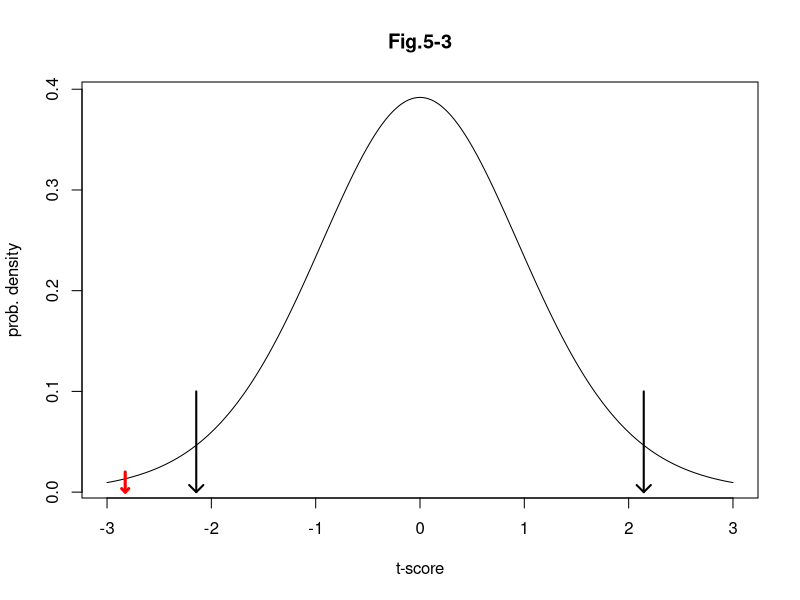
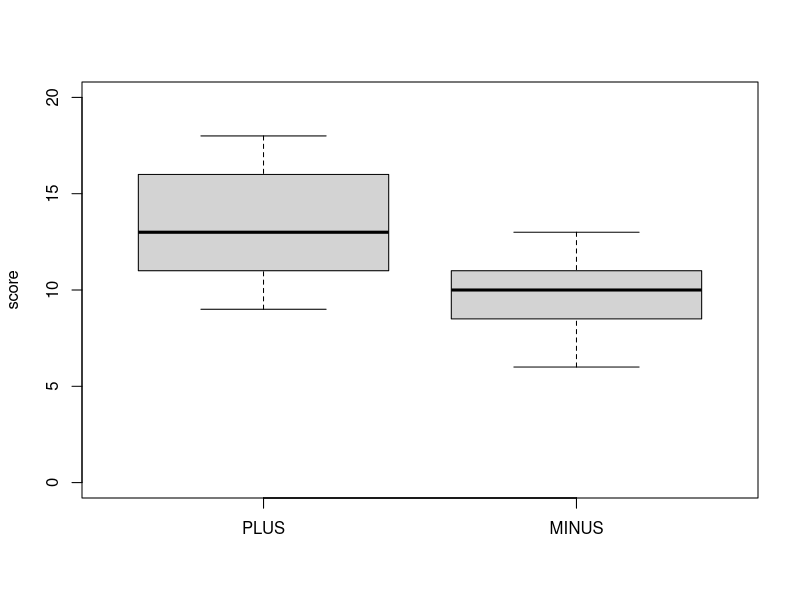

The R script that drew these images, in order:
## ---- chunk 1
knitr::opts_chunk$set(echo = TRUE)
library(knitr)
library(ggplot2)
## ---- chunk 2
# Ttest
# 演習問題5-2以外も、一応載せておきます
New <- c(2, 3, 6, 7, 4, 5, 6, 3)
Old <- c(5, 7, 5, 8, 9, 7, 7, 6)
t.test(New, Old, var=T)
## ---- chunk 3
# tTestの検算
mean_N <- mean(New)
mean_O <- mean(Old)
SS_N <- sum((New-mean_N) ^ 2)
SS_N
SS_O <- sum((Old-mean_O) ^ 2)
SS_O
sP2 <- (SS_N + SS_O) / (length(New) + length(Old) - 2)
sP2
SE_mean <- sqrt(sP2 * (length(New) + length(Old)) / (length(New) * length(Old)))
SE_mean
2.25 / SE_mean
## ---- chunk 4
# 図5.3の作図
t_s <- 2.25 / SE_mean

x <- seq(-3, 3, 0.01)
y <- dt(x, df = length(New) + length(Old) -2)
xaxis.t2.5 <- qt(0.975, df = length(New) + length(Old) - 2)
plot(x, y, type="l", xlab="t-score", ylab="prob. density", main="Fig.5-3")
arrows(-xaxis.t2.5, 0.1, -xaxis.t2.5, 0, angle=45, length=0.1, lwd=2)
arrows(xaxis.t2.5, 0.1, xaxis.t2.5, 0, angle=45, length=0.1, lwd=2)
arrows(-t_s, 0.02, -t_s, 0, angle=45, length=0.05, lwd=3, col="red")
## ---- chunk 5
# 演習5-2
# BOXPLOT
X1 <- c(12, 16, 11, 9, 18, 17, 14, 16, 10, 11)
X2 <- c(9, 10, 11, 8, 7, 9, 6, 10, 11, 13, 12)
boxplot(X1, X2, ylim=c(0, 20), ylab="score")
axis(labels=c("PLUS", "MINUS"), at=c(1, 2), side=1)
## ---- chunk 6
# 等分散かどうかチェックし、そうでなければ、val=trueをなくしてウェルチのttestを行うp66-67
# まず双方の分散を計算すると
var(X1)
var(X2)
## ---- chunk 7
score <- c(X1, X2)
group <-factor(c(rep(1, 10), rep(2, 11)))
bartlett.test(score~group)
## ---- chunk 8
t.test(X1, X2, var=T)
